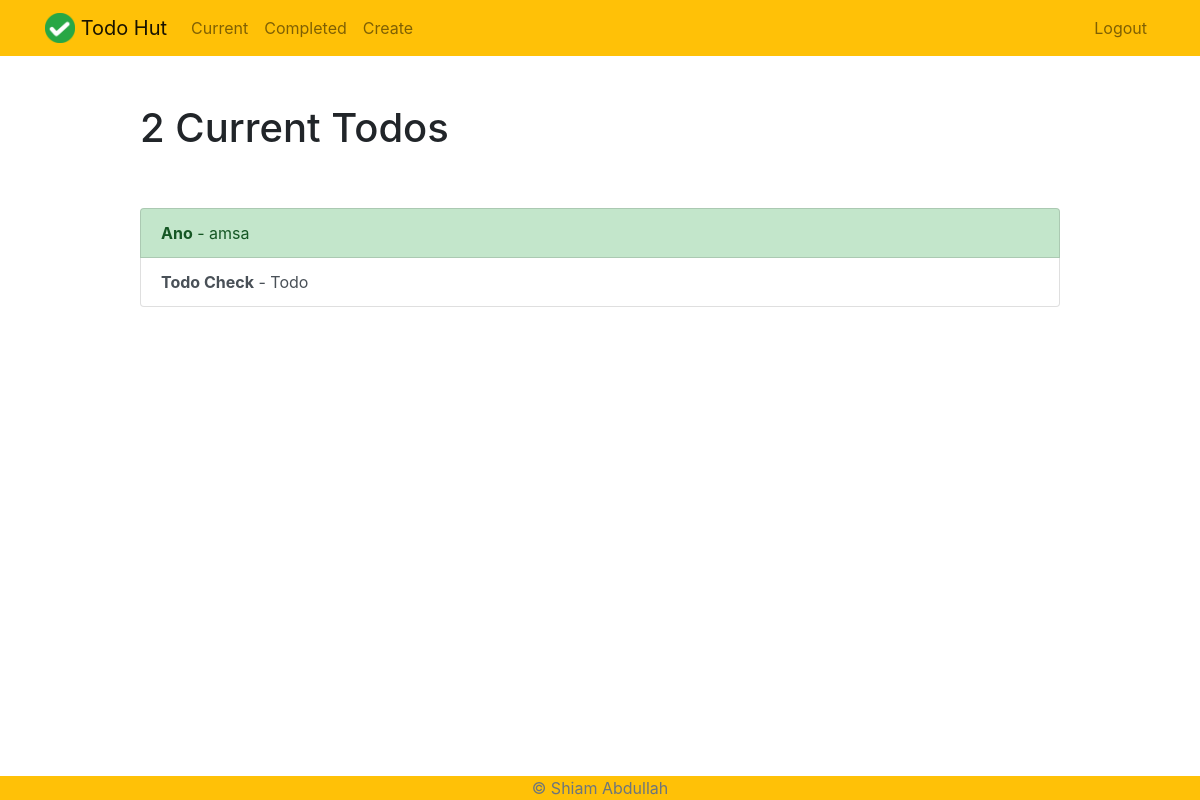
Screenshot of /current/ (signed in) with the database file from the repository.
### todo/models.py (models this page shows, shortened)
class Todo (models.Model):
    title= models.CharField(max_length=50)
    memo= models.TextField(blank=True)
    createdAt = models.DateTimeField(auto_now_add=True)
    completedAt = models.DateTimeField(null=True, blank=True)
    important = models.BooleanField(default=False)
    todoCreator = models.ForeignKey(User, on_delete=models.CASCADE)
    class Meta:
        ordering= ['-createdAt']
        verbose_name= "Todo Lists"

### todo/views.py (the view)
# urls.py: path('current/', views.currentTodo, name='current'),
@login_required
def currentTodo(request):
    todos = Todo.objects.filter(todoCreator= request.user, completedAt__isnull=True)
    return render(request, 'todo/currenttodos.html', {'todos': todos})

### todo/templates/todo/currenttodos.html (shortened to what this page needs)
{% extends "todo/base.html" %} {% block content %}
<div class="row justify-content-center mt-5">
  <div class="col-md-10">
    {% if todos %}
    <h1>{{ todos.count }} Current Todo{{ todos.count|pluralize }}</h1>
    {% else %}
    <h1>Current Todos</h1>
    {% endif %}
  </div>
</div>
<div class="row justify-content-center mt-5">
  <div class="col-md-10">
    {% if todos %}
    <div class="list-group">
      {% for todo in todos %}
      <a
        href="{% url 'viewTodo' todo.id %}"
        class="
          list-group-item list-group-item-action
          {% if todo.important %}
          list-group-item-success
          {% endif %}
        "
        ><b>{{ todo.title }}</b> {% if todo.memo %} - {{ todo.memo }} </a
      >{% endif %} {% endfor %}
    </div>
    {% endif %}
  </div>
</div>
{% endblock %}

### rows the page displays
Todo: title "Ano", memo "amsa"
Todo: title "Todo Check", memo "Todo"

### other values shown
{{ todos.count }} "2"
